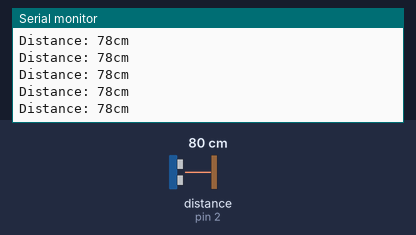
The sketch below on a simulated Arduino Uno, built with avr-gcc and run on an emulated ATmega328P. Shown: the last lines printed to the serial monitor. Wiring (inferred from the names in the program): ultrasonic range finder: trigger pin 3; echo pin 2. Inputs (shaded band) come from the test bench; at power-on: distance to the obstacle (sensor on pin 2) 80 cm. The echo pulse lasts 58.3 µs per cm.

Above: at 1.2 s.
1.3 s: distance to the obstacle (sensor on pin 2) set to 2 cm
At 1.38 s:
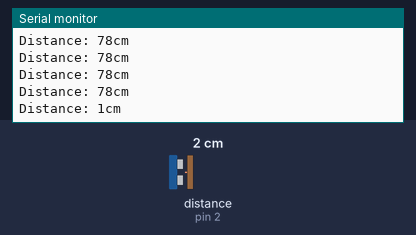
4.3 s: distance to the obstacle (sensor on pin 2) set to 4 cm
At 4.3 s:
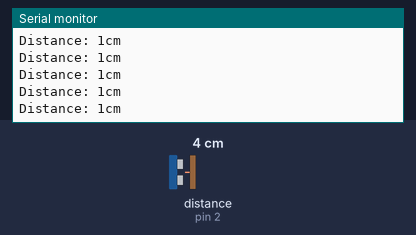
5.8 s: distance to the obstacle (sensor on pin 2) set to 35 cm
At 5.81 s:
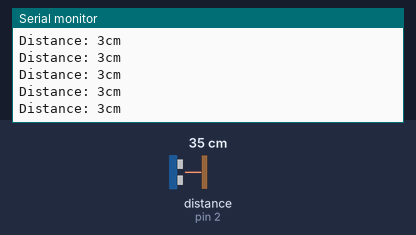
8.8 s: distance to the obstacle (sensor on pin 2) set to 250 cm
At 8.9 s:
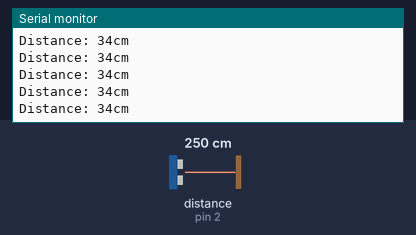
Timing chart, 0 to 11.8 s (numbered marks = the images above; inputs shaded):
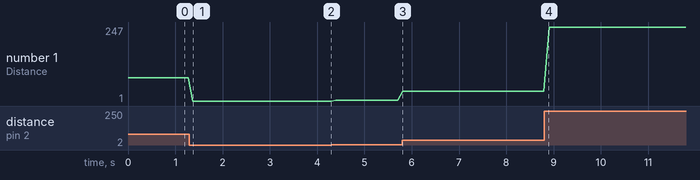

The sketch:

ultrasonic_demo.ino
```cpp
const int TRIG_PIN = 3;
const int ECHO_PIN = 2;

long duration;
int distance;

void setup() {
  // put your setup code here, to run once:
  pinMode(TRIG_PIN, OUTPUT);
  pinMode(ECHO_PIN, INPUT);
  Serial.begin(9600);
}

void loop() {
  // put your main code here, to run repeatedly:
  digitalWrite(TRIG_PIN, LOW);
  delayMicroseconds(2);
  digitalWrite(TRIG_PIN, HIGH);
  delayMicroseconds(10);
  digitalWrite(TRIG_PIN, LOW);

  duration = pulseIn(ECHO_PIN, HIGH);
  distance = duration * 0.034 / 2; //duration * speed of sound in cm/microsecond / 2

  Serial.print("Distance: ");
  Serial.print(distance);
  Serial.print("cm");
  Serial.println();
  delay(100);
}
```

Measured:
- after the input at 1.3 s, the serial monitor: prints a new line after 0.07 s (image 1)
- plotted number 1: 78 → 1 after the input at 1.3 s, 1 → 3 after the input at 4.3 s, 3 → 34 after the input at 5.8 s, 34 → 247 after the input at 8.8 s
